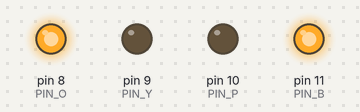
The sketch below on a simulated Arduino Uno, built with avr-gcc and run on an emulated ATmega328P. On the bench: output pins drawn as LEDs (lit = HIGH).

Above: at 0.05 s.
At 0.65 s:
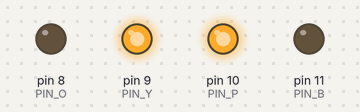
At 1.35 s:
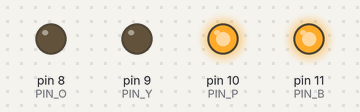
At 2.75 s:
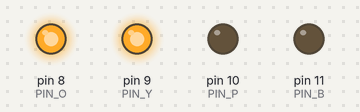
Timing chart, 0 to 3.0 s (numbered marks = the images above):
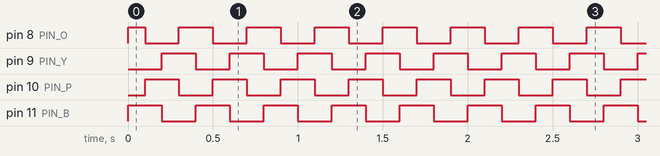

Measured:
- by itself, pin 8 (PIN_O): repeats every 0.40 s: LOW 0.20 s, HIGH 0.20 s
- by itself, pin 9 (PIN_Y), pin 10 (PIN_P), pin 11 (PIN_B): alternates HIGH for 0.20 s and LOW for 0.20 s

The sketch:

SteppingMotor_noLib.ino
```cpp
const int PIN_B = 11;
const int PIN_P = 10;
const int PIN_Y = 9;
const int PIN_O = 8;

void setup() {
  pinMode(PIN_B, OUTPUT);
  pinMode(PIN_P, OUTPUT);
  pinMode(PIN_Y, OUTPUT);
  pinMode(PIN_O, OUTPUT);
}

void loop() {
  int wait_time = 100;
  digitalWrite(PIN_B, 1);
  digitalWrite(PIN_P, 0);
  digitalWrite(PIN_Y, 0);
  digitalWrite(PIN_O, 1);
  delay(wait_time);

  digitalWrite(PIN_B, 1);
  digitalWrite(PIN_P, 1);
  digitalWrite(PIN_Y, 0);
  digitalWrite(PIN_O, 0);
  delay(wait_time);

  digitalWrite(PIN_B, 0);
  digitalWrite(PIN_P, 1);
  digitalWrite(PIN_Y, 1);
  digitalWrite(PIN_O, 0);
  delay(wait_time);

  digitalWrite(PIN_B, 0);
  digitalWrite(PIN_P, 0);
  digitalWrite(PIN_Y, 1);
  digitalWrite(PIN_O, 1);
  delay(wait_time);
}
```
